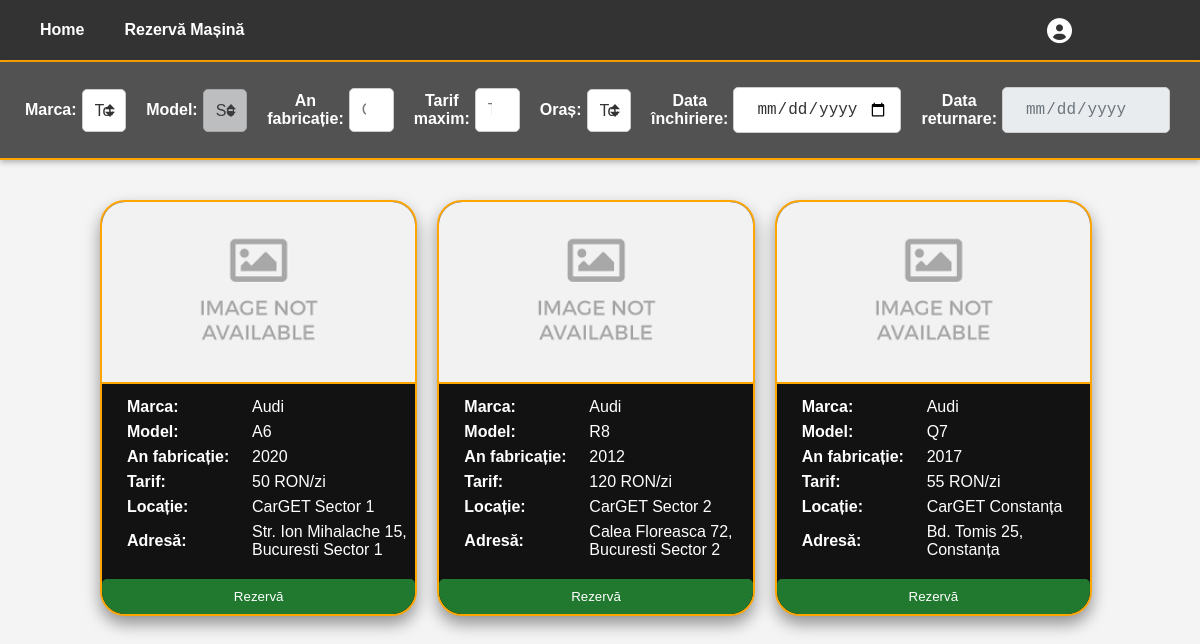
Page /rezerva-masina?marca_id=1 on the committed database.
### website/tabele.py (models this page shows)
class Masina(db.Model):
    id = db.Column("ID_Masina", db.Integer, primary_key=True)
    id_model = db.Column("ID_Model", db.Integer, db.ForeignKey('model.ID_Model'), nullable=False)
    id_locatie = db.Column("ID_Locatie", db.Integer, db.ForeignKey('locatie.ID_Locatie'), nullable=False)
    an_fabricatie = db.Column("An_Fabricatie", db.Integer, nullable=False)
    tarif = db.Column("Tarif", db.Numeric, nullable=False)
    imagine_url = db.Column("Imagine_URL", db.String(255))
    is_active = db.Column("IsActive", db.Boolean, nullable=False, default=True)

class Marca(db.Model):
    id = db.Column("ID_Marca", db.Integer, primary_key=True)
    denumire = db.Column("Denumire", db.String(50), nullable=False, unique=True)
    descriere = db.Column("Descriere", db.String(500))
    modele = db.relationship('Model', backref='marca', lazy=True)

class Model(db.Model):
    id = db.Column("ID_Model", db.Integer, primary_key=True)
    id_marca = db.Column("ID_Marca", db.Integer, db.ForeignKey('marca.ID_Marca'), nullable=False)
    denumire = db.Column("Denumire", db.String(100), nullable=False, unique=True)
    descriere = db.Column("Descriere", db.String(500))
    masini = db.relationship('Masina', backref='model', lazy=True)

class Locatie(db.Model):
    id = db.Column("ID_Locatie", db.Integer, primary_key=True)
    nume = db.Column("Nume_Locatie", db.String(100), nullable=False, unique=True)
    oras = db.Column("Oras", db.String(50), nullable=False)
    adresa = db.Column("Adresa", db.String(100), nullable=False)
    masini = db.relationship('Masina', backref='locatie', lazy=True)

### website/views.py (the view, shortened to what this page needs)
@views.route('/rezerva-masina', methods=['GET'])
def rezerva_masina():
    edit_mode = request.args.get('edit_mode', 'false') == 'true'
    sort_status = request.args.get('sort_status', 'all')
    oras = request.args.get('oras')
    marca_id = request.args.get('marca_id')
    model_id = request.args.get('model_id')
    an_fabricatie = request.args.get('an_fabricatie')
    tarif_maxim = request.args.get('tarif_maxim')
    data_inchiriere = request.args.get('data_inchiriere')
    data_returnare = request.args.get('data_returnare')
    query = """
    SELECT
        m.ID_Masina,
        mo.Denumire AS Model,
        ma.Denumire AS Marca,
        m.An_Fabricatie,
        m.Tarif,
        l.Nume_Locatie,
        l.Adresa,
        m.Imagine_URL,
        m.IsActive
    FROM
        Masina m
    JOIN
        Model mo ON m.ID_Model = mo.ID_Model
    JOIN
        Marca ma ON mo.ID_Marca = ma.ID_Marca
    JOIN
        Locatie l ON m.ID_Locatie = l.ID_Locatie
    WHERE 1=1
    """
    params = []
    if edit_mode:
        if sort_status == 'active':
            query += " AND m.IsActive = 1"
        elif sort_status == 'inactive':
            query += " AND m.IsActive = 0"
    else:
        query += " AND m.IsActive = 1"
    if oras:
        query += " AND l.Oras = ?"
        params.append(oras)
    if marca_id:
        query += " AND ma.ID_Marca = ?"
        params.append(marca_id)
    if model_id:
        query += " AND mo.ID_Model = ?"
        params.append(model_id)
    if an_fabricatie:
        query += " AND m.An_Fabricatie = ?"
        params.append(an_fabricatie)
    if tarif_maxim:
        query += " AND m.Tarif <= ?"
        params.append(float(tarif_maxim))
    masini = execute_query(query, params)
    masini_data = [
        {
            "ID_Masina": m[0],
            "Model": m[1],
            "Marca": m[2],
            "An_Fabricatie": m[3],
            "Tarif": m[4],
            "Nume_Locatie": m[5],
            "Adresa": m[6],
            "Imagine_URL": get_image_url(m[7]),  # Converteste URL-ul imaginii pentru afisare
            "IsActive": "Da" if m[8] else "Nu"  # Marcheaza masinile active/inactive
        }
        for m in masini
    ]
    if request.headers.get('Accept') == 'application/json':
        return {"masini": masini_data}, 200
    marci_query = "SELECT * FROM Marca"
    marci = execute_query(marci_query)
    orase_query = "SELECT DISTINCT Oras FROM Locatie"
    orase = [row[0] for row in execute_query(orase_query)]
    return render_template(
        "rezerva_masina.html",
        masini=masini_data,  # Masinile obtinute dupa filtrare
        marci=marci,  # Lista de marci pentru dropdown
        orase=orase,  # Lista de orase pentru dropdown
        success_message=request.args.get('success_message', None),  # Mesaj de succes (daca exista)
        edit_mode=edit_mode,  # Indica daca este activ modul de editare
        sort_status=sort_status,  # Starea de sortare (active/inactive/all)
        user=current_user  # Informatiile despre utilizatorul curent
    )

### website/views.py (called while the page is built)
def execute_query(query, params=(), fetchone=False):
    connection = sqlite3.connect(path.join('instance', 'database.db'))
    cursor = connection.cursor()
    cursor.execute(query, params)
    data = cursor.fetchone() if fetchone else cursor.fetchall()
    connection.commit()
    connection.close()
    return data

def get_image_url(image_path):
    if not image_path or image_path.strip() == "":
        return "/static/photos/default.png"
    if image_path.startswith("website/"):
        relative_path = image_path.replace("website/", "")
    else:
        relative_path = image_path
    uploads_path = os.path.join("website/static/uploads", os.path.basename(relative_path))
    photos_path = os.path.join("website/static/photos", os.path.basename(relative_path))
    if os.path.exists(uploads_path):
        return f"/static/uploads/{os.path.basename(relative_path)}"
    elif os.path.exists(photos_path):
        return f"/static/photos/{os.path.basename(relative_path)}"
    else:
        return "/static/photos/default.png"

### website/templates/rezerva_masina.html (shortened to what this page needs)
{% extends "base.html" %}
{% block header_content %}
<div class="full-width-header">
    <div class="dropdown-container">
        <label for="filter-marca">Marca:</label>
        <select id="filter-marca" class="custom-select2">
            <option value="">Toate</option>
        </select>
        <label for="filter-model">Model:</label>
        <select id="filter-model" class="custom-select2" disabled>
            <option value="">Selectează Marca</option>
        </select>
        <label for="filter-an-fabricatie">An fabricație:</label>
        <input type="number" id="filter-an-fabricatie" class="custom-input2" min="1990" max="{{ datetime.now().year }}" placeholder="Caută an...">
        <label for="filter-tarif-maxim">Tarif maxim:</label>
        <input type="number" id="filter-tarif-maxim" class="custom-input2" placeholder="Tarif maxim...">
        <label for="filter-oras">Oraș:</label>
        <select id="filter-oras" class="custom-select2">
            <option value="">Toate</option>
        </select>
        <label for="filter-data-inchiriere">Data închiriere:</label>
        <input
            type="date"
            id="filter-data-inchiriere"
            class="custom-input2"
            min="{{ datetime.now().strftime('%Y-%m-%d') }}"
            onchange="handleDateChange()"
        />
        <label for="filter-data-returnare">Data returnare:</label>
        <input
            type="date"
            id="filter-data-returnare"
            class="custom-input2"
            disabled
            onchange="handleDateChange()"
        />
    </div>
</div>
{% endblock %}
{% block content %}
    {% if masini|length == 0 %}
    <div class="no-masini-container">
        <p class="no-masini-text">Nicio mașină valabilă momentan!</p>
    </div>
    {% else %}
        <div class="masini-container">
            {% for masina in masini %}
                <div class="masina-panou" data-masina-id="{{ masina['ID_Masina'] }}">
                    <div class="imagine-panou">
                        <img src="{{ masina['Imagine_URL'] }}" alt="{{ masina['Model'] }}">
                    </div>
                    <div class="info-panou">
                        <p><strong>Marca:</strong> <span>{{ masina['Marca'] }}</span></p>
                        <p><strong>Model:</strong> <span>{{ masina['Model'] }}</span></p>
                        <p><strong>An fabricație:</strong> <span>{{ masina['An_Fabricatie'] }}</span></p>
                        <p><strong>Tarif:</strong> <span>{{ masina['Tarif'] }} RON/zi</span></p>
                        <p><strong>Locație:</strong> <span>{{ masina['Nume_Locatie'] }}</span></p>
                        <p><strong>Adresă:</strong> <span>{{ masina['Adresa'] }}</span></p>
                    </div>
                    {% if edit_mode %}
                        {% if masina['IsActive'] == 'Da' %}
                            <button class="delete-btn" data-masina-id="{{ masina['ID_Masina'] }}"
                                    onclick="showDeactivateModal(`{{ masina['ID_Masina'] }}`)">Dezactivează</button>
                        {% else %}
                            <button class="activate-btn" data-masina-id="{{ masina['ID_Masina'] }}"
                                    onclick="showActivateModal(`{{ masina['ID_Masina'] }}`)">Activează</button>
                        {% endif %}
                    {% else %}
                        <button class="rezerva2-btn" data-masina-id="{{ masina['ID_Masina'] }}">Rezervă</button>
                    {% endif %}
                </div>
            {% endfor %}
        </div>
    {% endif %}
{% endblock %}

### website/static/styles.css (style rules this page uses)
body { font-family: 'Poppins', sans-serif; margin: 0; padding: 0; background-color: #f4f4f4; color: #333; }
select:disabled { background-color: #e9ecef; cursor: not-allowed; }
.masini-container { display: flex; flex-wrap: wrap; justify-content: flex-start; gap: 20px; margin-top: 20px; }
.masini-container > .masina-panou { background-color: #131212; color: white; flex: 1 1 calc(33.333% - 20px); max-width: calc(33.333% - 20px); height: auto; box-shadow: 0px 8px 16px rgba(0, 0, 0, 0.4); border: 2px solid orange; border-radius: 25px; overflow: hidden; display: flex; flex-direction: column; justify-content: space-between; padding: 15px; transition: transform 0.3s ease, box-shadow 0.3s ease; }
.imagine-panou img { width: 100%; height: 180px; object-fit: cover; object-position: center; border-bottom: 2px solid orange; }
.info-panou { padding-top: 10px; display: grid; grid-template-columns: 150px auto; row-gap: 7px; align-items: center; }
.info-panou p { display: contents; }
.info-panou p strong { margin-left: 25px; text-align: left; }
.info-panou p span { text-align: left; }
.masina-panou { background: #131212; padding: 0 !important; }
.rezerva2-btn { background-color: #20792f; color: white; padding: 10px 15px; border: none; margin-top: 20px; border-radius: 5px; cursor: pointer; transition: background-color 0.3s ease; text-align: center; }
input[type="date"]:disabled { background-color: #e9ecef; cursor: not-allowed; color: #6c757d; }
.full-width-header { background-color: #525252; padding: 15px 0; text-align: center; flex-shrink: 0; box-shadow: 0px 2px 6px rgba(0, 0, 0, 0.3); border-bottom: 2px solid orange; padding-right: 30px; padding-left: 15px; }
.dropdown-container { display: flex; flex-wrap: nowrap; gap: 10px; align-items: center; justify-content: center; }
.dropdown-container label { display: inline-block; font-size: 16px; font-weight: bold; color: #fff; margin-right: 5px; margin-left: 10px; }
.dropdown-container select { margin-left: -10px; }
.dropdown-container input { margin-left: -10px; }
.custom-select2, .sort-dropdown { appearance: none; -moz-appearance: none; -webkit-appearance: none; text-align: center; text-align-last: center; width: 100%; max-width: 175px; padding: 12px; margin: 10px 0; border-radius: 5px; border: 1px solid #ccc; font-size: 1rem; background-color: #fff; color: #333; background-repeat: no-repeat; background-position: right 10px center; background-size: 10px; }
.custom-input2 { width: 100%; max-width: 150px; padding: 12px; margin: 10px 0; border-radius: 5px; border: 1px solid #ccc; font-size: 1rem; background-color: #fff; color: #333; }
.dropdown-container > * { display: flex; flex-direction: column; align-items: center; text-align: center; }

### rows in the picture
Masina: Marca "Audi", Model "A6", An_Fabricatie "2020", Tarif "50", Nume_Locatie "CarGET Sector 1", Adresa "Str. Ion Mihalache 15, Bucuresti Sector 1"
Masina: Marca "Audi", Model "R8", An_Fabricatie "2012", Tarif "120", Nume_Locatie "CarGET Sector 2", Adresa "Calea Floreasca 72, Bucuresti Sector 2"
Masina: Marca "Audi", Model "Q7", An_Fabricatie "2017", Tarif "55", Nume_Locatie "CarGET Constanța", Adresa "Bd. Tomis 25, Constanța"
